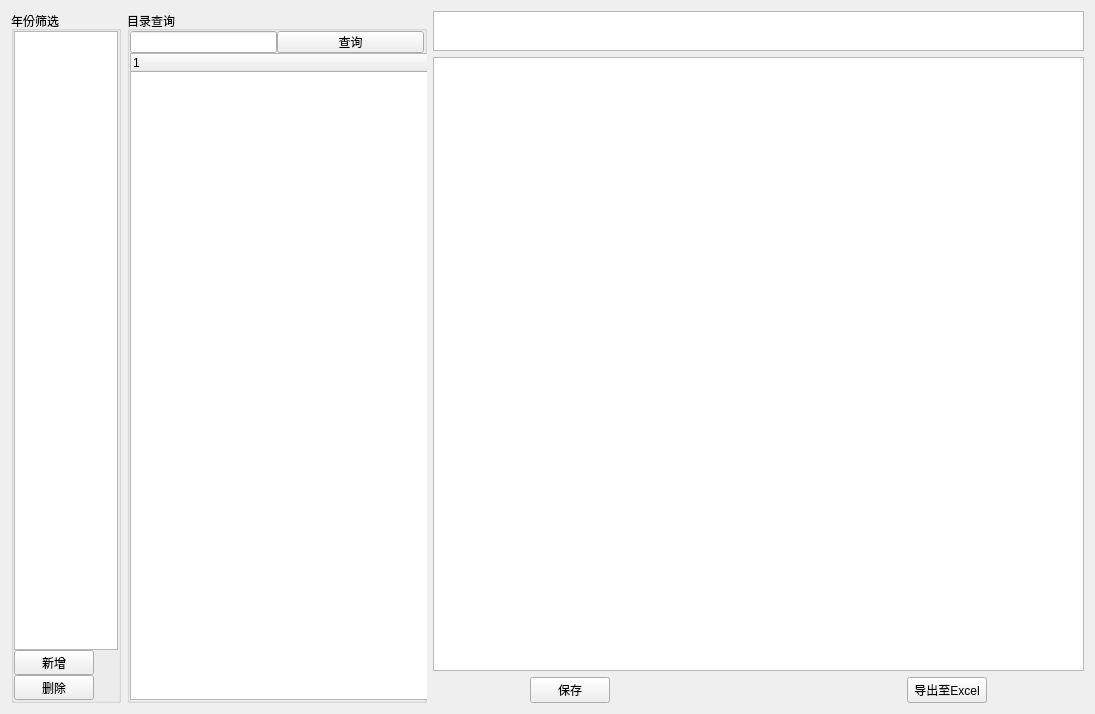
<?xml version="1.0" encoding="UTF-8"?>
<ui version="4.0">
 <class>Form</class>
 <widget class="QWidget" name="Form">
  <property name="geometry">
   <rect>
    <x>0</x>
    <y>0</y>
    <width>1095</width>
    <height>714</height>
   </rect>
  </property>
  <property name="windowTitle">
   <string>Form</string>
  </property>
  <layout class="QHBoxLayout" name="horizontalLayout_2">
   <item>
    <widget class="QGroupBox" name="groupBox">
     <property name="maximumSize">
      <size>
       <width>110</width>
       <height>16777215</height>
      </size>
     </property>
     <property name="title">
      <string>年份筛选</string>
     </property>
     <layout class="QVBoxLayout" name="verticalLayout">
      <property name="spacing">
       <number>0</number>
      </property>
      <property name="leftMargin">
       <number>0</number>
      </property>
      <property name="topMargin">
       <number>0</number>
      </property>
      <property name="rightMargin">
       <number>0</number>
      </property>
      <property name="bottomMargin">
       <number>0</number>
      </property>
      <item>
       <widget class="QListWidget" name="lw_yearChoose">
        <property name="sizePolicy">
         <sizepolicy hsizetype="Preferred" vsizetype="Expanding">
          <horstretch>0</horstretch>
          <verstretch>0</verstretch>
         </sizepolicy>
        </property>
        <property name="maximumSize">
         <size>
          <width>10000000</width>
          <height>16777215</height>
         </size>
        </property>
       </widget>
      </item>
      <item>
       <widget class="QToolButton" name="tb_add">
        <property name="sizePolicy">
         <sizepolicy hsizetype="Expanding" vsizetype="Fixed">
          <horstretch>0</horstretch>
          <verstretch>0</verstretch>
         </sizepolicy>
        </property>
        <property name="maximumSize">
         <size>
          <width>80</width>
          <height>16777215</height>
         </size>
        </property>
        <property name="text">
         <string>新增</string>
        </property>
       </widget>
      </item>
      <item>
       <widget class="QToolButton" name="tb_del">
        <property name="maximumSize">
         <size>
          <width>80</width>
          <height>16777215</height>
         </size>
        </property>
        <property name="text">
         <string>删除</string>
        </property>
       </widget>
      </item>
     </layout>
    </widget>
   </item>
   <item>
    <widget class="QGroupBox" name="groupBox_2">
     <property name="minimumSize">
      <size>
       <width>300</width>
       <height>0</height>
      </size>
     </property>
     <property name="maximumSize">
      <size>
       <width>220</width>
       <height>16777215</height>
      </size>
     </property>
     <property name="title">
      <string>目录查询</string>
     </property>
     <layout class="QGridLayout" name="gridLayout">
      <property name="leftMargin">
       <number>0</number>
      </property>
      <property name="topMargin">
       <number>0</number>
      </property>
      <property name="rightMargin">
       <number>0</number>
      </property>
      <property name="bottomMargin">
       <number>0</number>
      </property>
      <property name="spacing">
       <number>0</number>
      </property>
      <item row="0" column="0">
       <layout class="QVBoxLayout" name="verticalLayout_2">
        <property name="spacing">
         <number>0</number>
        </property>
        <item>
         <layout class="QHBoxLayout" name="horizontalLayout" stretch="0,0">
          <property name="spacing">
           <number>0</number>
          </property>
          <item>
           <widget class="QLineEdit" name="le_first">
            <property name="sizePolicy">
             <sizepolicy hsizetype="Ignored" vsizetype="Fixed">
              <horstretch>0</horstretch>
              <verstretch>0</verstretch>
             </sizepolicy>
            </property>
           </widget>
          </item>
          <item>
           <widget class="QPushButton" name="pb_firstSelect">
            <property name="sizePolicy">
             <sizepolicy hsizetype="Ignored" vsizetype="Ignored">
              <horstretch>0</horstretch>
              <verstretch>0</verstretch>
             </sizepolicy>
            </property>
            <property name="text">
             <string>查询</string>
            </property>
           </widget>
          </item>
         </layout>
        </item>
        <item>
         <widget class="QTreeWidget" name="tw_equip">
          <property name="minimumSize">
           <size>
            <width>300</width>
            <height>0</height>
           </size>
          </property>
          <column>
           <property name="text">
            <string/>
           </property>
          </column>
         </widget>
        </item>
       </layout>
      </item>
     </layout>
    </widget>
   </item>
   <item>
    <layout class="QVBoxLayout" name="verticalLayout_4">
     <item>
      <layout class="QHBoxLayout" name="horizontalLayout_6"/>
     </item>
     <item>
      <widget class="QTextBrowser" name="txt_adjustOrderYear">
       <property name="sizePolicy">
        <sizepolicy hsizetype="Ignored" vsizetype="Fixed">
         <horstretch>0</horstretch>
         <verstretch>0</verstretch>
        </sizepolicy>
       </property>
       <property name="minimumSize">
        <size>
         <width>0</width>
         <height>30</height>
        </size>
       </property>
       <property name="maximumSize">
        <size>
         <width>16777215</width>
         <height>40</height>
        </size>
       </property>
       <property name="html">
        <string>&lt;!DOCTYPE HTML PUBLIC &quot;-//W3C//DTD HTML 4.0//EN&quot; &quot;http://www.w3.org/TR/REC-html40/strict.dtd&quot;&gt;
&lt;html&gt;&lt;head&gt;&lt;meta name=&quot;qrichtext&quot; content=&quot;1&quot; /&gt;&lt;style type=&quot;text/css&quot;&gt;
p, li { white-space: pre-wrap; }
&lt;/style&gt;&lt;/head&gt;&lt;body style=&quot; font-family:'SimSun'; font-size:9.07563pt; font-weight:400; font-style:normal;&quot;&gt;
&lt;p align=&quot;center&quot; style=&quot;-qt-paragraph-type:empty; margin-top:0px; margin-bottom:0px; margin-left:0px; margin-right:0px; -qt-block-indent:0; text-indent:0px; font-size:9pt;&quot;&gt;&lt;br /&gt;&lt;/p&gt;&lt;/body&gt;&lt;/html&gt;</string>
       </property>
      </widget>
     </item>
     <item>
      <widget class="QTableWidget" name="adjustForm"/>
     </item>
     <item>
      <layout class="QHBoxLayout" name="horizontalLayout_7">
       <item>
        <spacer name="horizontalSpacer_3">
         <property name="orientation">
          <enum>Qt::Horizontal</enum>
         </property>
         <property name="sizeHint" stdset="0">
          <size>
           <width>40</width>
           <height>20</height>
          </size>
         </property>
        </spacer>
       </item>
       <item>
        <widget class="QPushButton" name="pb_Save">
         <property name="text">
          <string>保存</string>
         </property>
        </widget>
       </item>
       <item>
        <spacer name="horizontalSpacer_2">
         <property name="orientation">
          <enum>Qt::Horizontal</enum>
         </property>
         <property name="sizeHint" stdset="0">
          <size>
           <width>40</width>
           <height>20</height>
          </size>
         </property>
        </spacer>
       </item>
       <item>
        <spacer name="horizontalSpacer_4">
         <property name="orientation">
          <enum>Qt::Horizontal</enum>
         </property>
         <property name="sizeHint" stdset="0">
          <size>
           <width>40</width>
           <height>20</height>
          </size>
         </property>
        </spacer>
       </item>
       <item>
        <spacer name="horizontalSpacer_5">
         <property name="orientation">
          <enum>Qt::Horizontal</enum>
         </property>
         <property name="sizeHint" stdset="0">
          <size>
           <width>40</width>
           <height>20</height>
          </size>
         </property>
        </spacer>
       </item>
       <item>
        <widget class="QPushButton" name="pb_outputToExcel">
         <property name="text">
          <string>导出至Excel</string>
         </property>
        </widget>
       </item>
       <item>
        <spacer name="horizontalSpacer">
         <property name="orientation">
          <enum>Qt::Horizontal</enum>
         </property>
         <property name="sizeHint" stdset="0">
          <size>
           <width>40</width>
           <height>20</height>
          </size>
         </property>
        </spacer>
       </item>
      </layout>
     </item>
    </layout>
   </item>
  </layout>
 </widget>
 <resources/>
 <connections/>
</ui>
